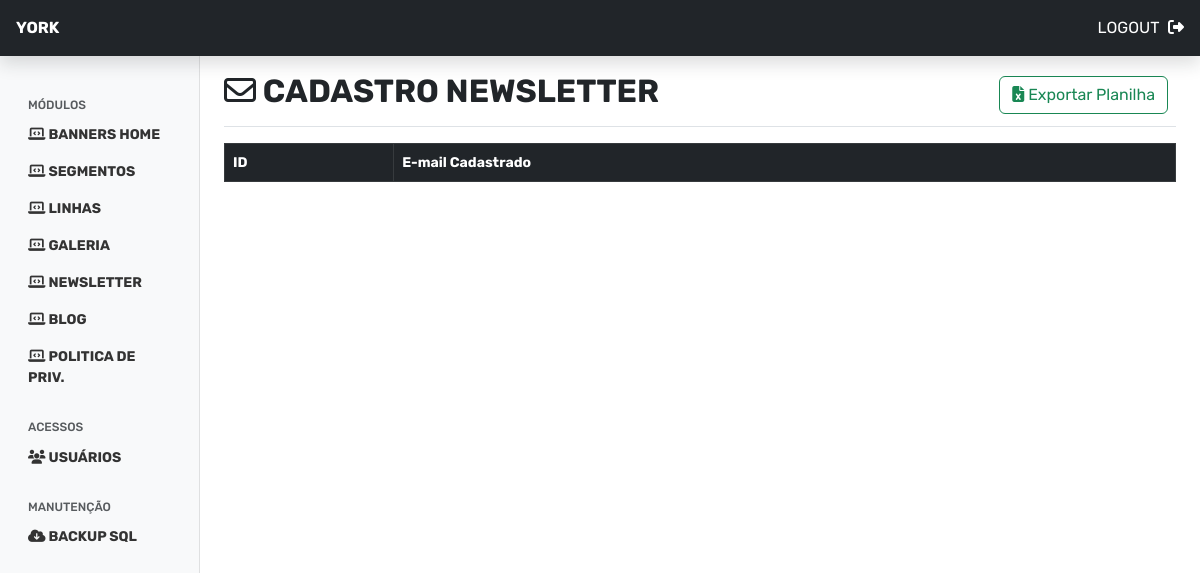
/index.php/newsletter_admin, run on an earlier commit of the app's database.
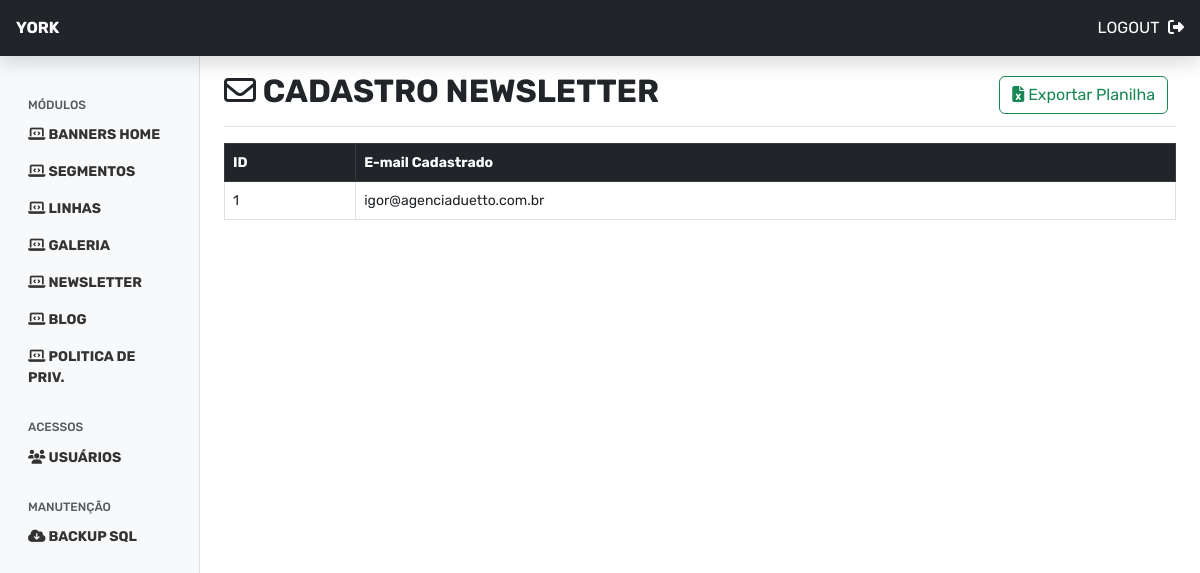
And on a later commit of the database.
### tables this page shows
CREATE TABLE `app_newsletter` (
  `id` int(11) NOT NULL,
  `email_cadastro` varchar(120) DEFAULT NULL
);

### application/controllers/Newsletter_admin.php (called while the page is built, shortened)
<?php
class Newsletter_admin extends CI_Controller
{
    public function __construct()
    {
        $this->load->model('newsletter_model');
        $this->load->library('form_validation');
    }
    public function index()
    {
        $this->listaremails();
    }
    public function listaremails()
    {
        $data['titulo_site'] = 'Gerenciador de Conteúdo';
        $data['titulo_pagina'] = 'Cadastro Newsletter';
        $data['emailsNewsletter'] = $this->newsletter_model->listarEmails();
        $this->load->view('dashboard/header', $data);
        $this->load->view('dashboard/newsletter/list');
        $this->load->view('dashboard/footer');
    }
}

### index.php (called while the page is built, shortened)
<?php
require_once BASEPATH.'core/CodeIgniter.php';

### application/models/Newsletter_model.php (called while the page is built, shortened)
<?php
class Newsletter_model extends CI_Model
{
    public function listarEmails()
    {
        return $this->db->get('app_newsletter')->result();
    }
}

### application/views/dashboard/newsletter/list.php (the view, shortened to what this page needs)
<main class="col-md-9 ms-sm-auto col-lg-10 px-md-4">
    <div class="d-flex justify-content-between flex-wrap flex-md-nowrap align-items-center pt-3 pb-2 mb-3 border-bottom">
        <h1 class="h2"><i class="far fa-envelope"></i> <?php echo $titulo_pagina ?></h1>
        <div class="btn-toolbar mb-2 mb-md-0">
            <div class="btn-group me-2">
                <?php echo anchor('newsletter_admin/exportarplanilha', '<i class="fas fa-file-excel"></i> <span>Exportar Planilha</span>', array('class' => 'btn btn-outline-success')) ?>
            </div>
        </div>
    </div>
    <div class="row">
        <div class="col-12 col-sm-12">
            <table id="mainTable" class="table table-bordered">
                <thead class="table-dark">
                    <tr>
                        <th>ID</th>
                        <th>E-mail Cadastrado</th>
                    </tr>
                </thead>
                <tbody>
                    <?php foreach ($emailsNewsletter as $news) { ?>
                        <tr>
                            <td><?= $news->id ?></td>
                            <td><?= $news->email_cadastro ?></td>
                        </tr>
                    <?php } ?>
                </tbody>
            </table>
        </div>
    </div>
</main>

What changed in the data, as far as the page shows it:
added app_newsletter: id "1", email_cadastro "igor@agenciaduetto.com.br"
